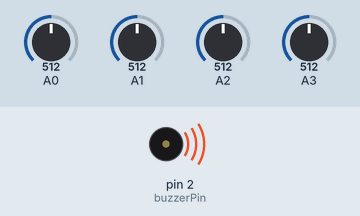
This sketch was run on a simulated Arduino Uno, built with avr-gcc and run on an emulated ATmega328P. Shown: buzzer (waves = sounding). The inputs (shaded band) are chosen by the test bench; at power-on: A0 = 512, A1 = 512, A2 = 512, A3 = 512. What the sketch prints to the serial monitor is not drawn.

Above: at 0.2 s.
At 1.7 s:
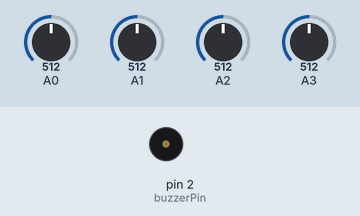
Timing chart, 0 to 3.0 s (numbered marks = the images above):
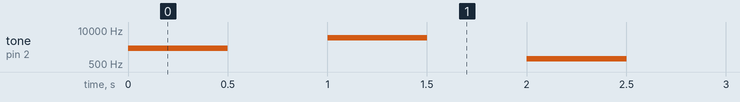

The sketch:

codice_arduino.ino
```cpp
int fotores_sens1;
int foto_val1 = 0;

int fotores_sens2;
int foto_val2 = 0;

int fotores_sens3;
int foto_val3 = 0;

int fotores_sens4;
int foto_val4 = 0;

int result;

int soglia = 5;
int buzzerPin = 2;


int i1 = 0;
int i2 = 0;
int i3 = 0;
int i4 = 0;

void setup()
{
Serial.begin(9600);
pinMode(buzzerPin, OUTPUT);
}

void loop()
{    fotores_sens1=analogRead(A0);
  //Serial.println(fotores_sens1);

  if(fotores_sens1<soglia){
  //Buio
  //digitalWrite(2,HIGH);
   foto_val1=0;
   i1 = 0;
  }else if(fotores_sens1>soglia && i1==0){
  //LUCE
  //digitalWrite(2,LOW);
   foto_val1=1;
   tone(buzzerPin, 2000, 500);
   delay(1000);
   noTone(buzzerPin);
i1=1;
  }
  else if(fotores_sens1>soglia && i1==1){
  //LUCE
  //digitalWrite(2,LOW);
   foto_val1=1;
  }

fotores_sens1=analogRead(A1);
  //Serial.println(fotores_sens1);

  if(fotores_sens2<soglia){
  //Buio
  //digitalWrite(2,HIGH);
   foto_val2=0;
   i2 = 0;
  }else if(fotores_sens2>soglia && i2==0){
  //LUCE
  //digitalWrite(2,LOW);
   foto_val2=1;
   tone(buzzerPin, 5000, 500);
   delay(1000);
     noTone(buzzerPin);
i2=1;
  }
  else if(fotores_sens2>soglia && i2==1){
  //LUCE
  //digitalWrite(2,LOW);


   foto_val2=1;
  }


fotores_sens1=analogRead(A2);
  //Serial.println(fotores_sens1);

  if(fotores_sens3<soglia){
  //Buio
  //digitalWrite(2,HIGH);
   foto_val3=0;
   i3 = 0;
  }else if(fotores_sens3>soglia && i3==0){
  //LUCE
  //digitalWrite(2,LOW);
   foto_val3=1;
   tone(buzzerPin, 800, 500);
   delay(1000);
   noTone(buzzerPin);
i3=1;
  }
  else if(fotores_sens3>soglia && i3==1){
  //LUCE
  //digitalWrite(2,LOW);
   foto_val3=1;
  }


fotores_sens1=analogRead(A3);
  //Serial.println(fotores_sens1);

  if(fotores_sens4<soglia){
  //Buio
  //digitalWrite(2,HIGH);
   foto_val4=0;
   i4 = 0;
  }else if(fotores_sens4>soglia && i4==0){
  //LUCE
  //digitalWrite(2,LOW);
   foto_val4=1;
   tone(buzzerPin, 3000, 500);
   delay(1000);
   noTone(buzzerPin);
i4=1;
  }
  else if(fotores_sens4>soglia && i4==1){
  //LUCE
  //digitalWrite(2,LOW);
   foto_val4=1;
  }


  fotores_sens2=analogRead(A1);
  //Serial.println(fotores_sens2);

  if(fotores_sens2<soglia){
  //Buio
  //digitalWrite(4,HIGH);
   foto_val2=0;
  }else{
  //LUCE
  //digitalWrite(4,LOW);
   foto_val2=1;
  }

    fotores_sens3=analogRead(A3);
  //Serial.println(fotores_sens3);

  if(fotores_sens3<soglia){
  //Buio
  //digitalWrite(7,HIGH);
   foto_val3=0;
  }else{
  //LUCE
  //digitalWrite(7,LOW);
   foto_val3=1;
  }

    fotores_sens4=analogRead(A2);
  //Serial.println(fotores_sens4);

  if(fotores_sens4<soglia){
  //Buio
  //digitalWrite(8,HIGH);
   foto_val4=0;
  }else{
  //LUCE
  //digitalWrite(8,LOW);
   foto_val4=1;
  }

 result=foto_val1+foto_val2+foto_val3+foto_val4;
Serial.println(result);

}
```

Measured:
- by itself, tone on pin 2 (buzzerPin): plays 2000 Hz for 0.50 s, 5000 Hz for 0.50 s, 800 Hz for 0.50 s, 3000 Hz for 0.50 s
